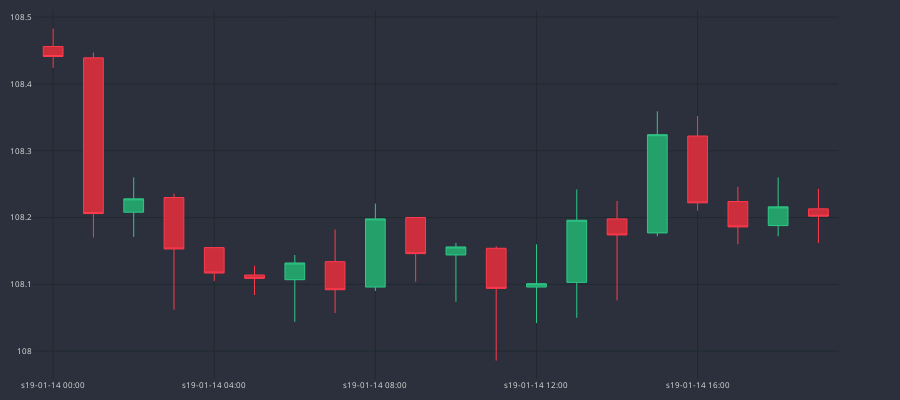

The notebook cell this image was saved under:
### Code cell
cp = CandlePlot(df.iloc[194:214])
cp.show_plot()

### Figure 1 — Plotly figure (JSON) as saved in the notebook; plotly's stock layout.template omitted (floating-point values rounded to 4 significant figures)
{"data": [{"close": [108.4, 108.2, 108.2, 108.2, 108.1, 108.1, 108.1, 108.1, 108.2, 108.1, 108.2, 108.1, 108.1, 108.2, 108.2, 108.3, 108.2, 108.2, 108.2, 108.2], "decreasing": {"fillcolor": "#CC2E3C", "line": {"color": "#FF3A4C"}}, "high": [108.5, 108.4, 108.3, 108.2, 108.2, 108.1, 108.1, 108.2, 108.2, 108.2, 108.2, 108.2, 108.2, 108.2, 108.2, 108.4, 108.4, 108.2, 108.3, 108.2], "increasing": {"fillcolor": "#24A06B", "line": {"color": "#2EC886"}}, "line": {"width": 1}, "low": [108.4, 108.2, 108.2, 108.1, 108.1, 108.1, 108.0, 108.1, 108.1, 108.1, 108.1, 108.0, 108.0, 108.0, 108.1, 108.2, 108.2, 108.2, 108.2, 108.2], "opacity": 1, "open": [108.5, 108.4, 108.2, 108.2, 108.2, 108.1, 108.1, 108.1, 108.1, 108.2, 108.1, 108.2, 108.1, 108.1, 108.2, 108.2, 108.3, 108.2, 108.2, 108.2], "type": "candlestick", "x": ["s19-01-14 00:00", "s19-01-14 01:00", "s19-01-14 02:00", "s19-01-14 03:00", "s19-01-14 04:00", "s19-01-14 05:00", "s19-01-14 06:00", "s19-01-14 07:00", "s19-01-14 08:00", "s19-01-14 09:00", "s19-01-14 10:00", "s19-01-14 11:00", "s19-01-14 12:00", "s19-01-14 13:00", "s19-01-14 14:00", "s19-01-14 15:00", "s19-01-14 16:00", "s19-01-14 17:00", "s19-01-14 18:00", "s19-01-14 19:00"]}], "layout": {"font": {"color": "#e1e1e1", "size": 8}, "height": 400, "margin": {"b": 10, "l": 10, "r": 10, "t": 10}, "paper_bgcolor": "#2c303c", "plot_bgcolor": "#2c303c", "width": 900, "xaxis": {"anchor": "y", "domain": [0, 0.94], "gridcolor": "#1f292f", "nticks": 5, "rangeslider": {"visible": false}}, "yaxis": {"anchor": "x", "domain": [0, 1], "gridcolor": "#1f292f"}, "yaxis2": {"anchor": "x", "gridcolor": "#1f292f", "overlaying": "y", "side": "right"}}}
